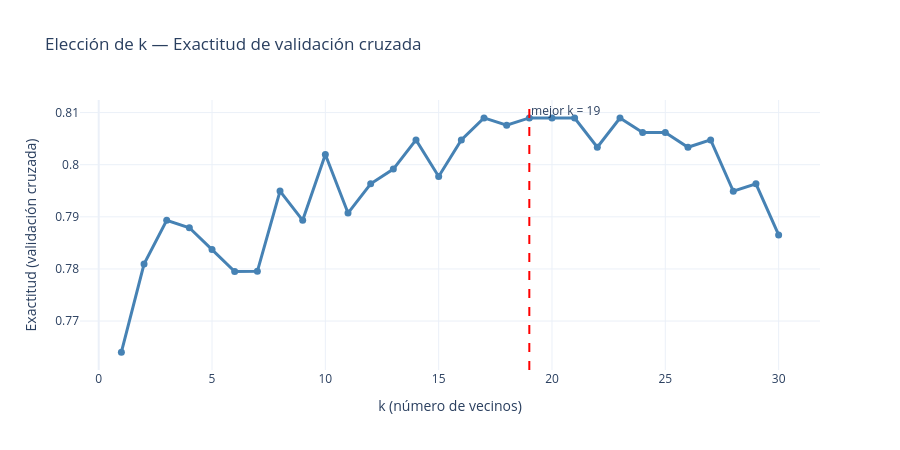

Notebook code cell kept with this figure:
### Code cell
# Esta celda va de regalo: léela con calma y ejecútala
from sklearn.neighbors import KNeighborsClassifier
from sklearn.model_selection import cross_val_score, StratifiedKFold

valores_k = range(1, 31)
exactitud_cv = []

for k in valores_k:
    scores = cross_val_score(
        KNeighborsClassifier(n_neighbors=k),
        X_train_escalado, y_train,
        cv=StratifiedKFold(n_splits=5, shuffle=True, random_state=42),
        scoring='accuracy'
    )
    exactitud_cv.append(scores.mean())

mejor_k = plot_curva_k(valores_k, exactitud_cv, metrica='Exactitud', menor_es_mejor=False)

### Figure 1 — Plotly figure (JSON) as saved in the notebook; plotly's stock layout.template omitted (floating-point values rounded to 4 significant figures)
{"data": [{"line": {"color": "steelblue", "width": 3}, "marker": {"size": 7}, "mode": "lines+markers", "name": "Exactitud (CV)", "type": "scatter", "x": [1, 2, 3, 4, 5, 6, 7, 8, 9, 10, 11, 12, 13, 14, 15, 16, 17, 18, 19, 20, 21, 22, 23, 24, 25, 26, 27, 28, 29, 30], "y": [0.764, 0.7809, 0.7893, 0.7879, 0.7837, 0.7795, 0.7795, 0.7949, 0.7893, 0.802, 0.7907, 0.7963, 0.7992, 0.8048, 0.7977, 0.8047, 0.809, 0.8076, 0.809, 0.809, 0.809, 0.8033, 0.809, 0.8062, 0.8062, 0.8033, 0.8048, 0.7949, 0.7963, 0.7865]}], "layout": {"annotations": [{"showarrow": false, "text": "mejor k = 19", "x": 19, "xanchor": "left", "xref": "x", "y": 1, "yanchor": "top", "yref": "y domain"}], "height": 450, "shapes": [{"line": {"color": "red", "dash": "dash"}, "type": "line", "x0": 19, "x1": 19, "xref": "x", "y0": 0, "y1": 1, "yref": "y domain"}], "title": {"text": "Elección de k — Exactitud de validación cruzada"}, "width": 900, "xaxis": {"title": {"text": "k (número de vecinos)"}}, "yaxis": {"title": {"text": "Exactitud (validación cruzada)"}}}}
